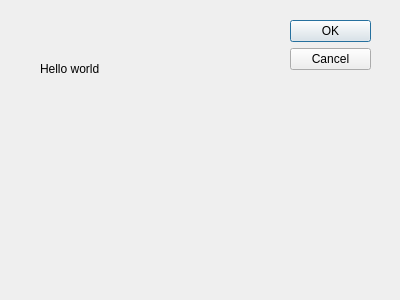
<?xml version="1.0" encoding="UTF-8"?>
<ui version="4.0">
 <class>Dialog</class>
 <widget class="QDialog" name="Dialog">
  <property name="geometry">
   <rect>
    <x>0</x>
    <y>0</y>
    <width>400</width>
    <height>300</height>
   </rect>
  </property>
  <property name="windowTitle">
   <string>Dialog</string>
  </property>
  <widget class="QDialogButtonBox" name="buttonBox">
   <property name="geometry">
    <rect>
     <x>290</x>
     <y>20</y>
     <width>81</width>
     <height>241</height>
    </rect>
   </property>
   <property name="orientation">
    <enum>Qt::Orientation::Vertical</enum>
   </property>
   <property name="standardButtons">
    <set>QDialogButtonBox::StandardButton::Cancel|QDialogButtonBox::StandardButton::Ok</set>
   </property>
  </widget>
  <widget class="QLabel" name="HiDialog">
   <property name="geometry">
    <rect>
     <x>40</x>
     <y>60</y>
     <width>63</width>
     <height>17</height>
    </rect>
   </property>
   <property name="text">
    <string>Hello world</string>
   </property>
  </widget>
 </widget>
 <resources/>
 <connections>
  <connection>
   <sender>buttonBox</sender>
   <signal>accepted()</signal>
   <receiver>Dialog</receiver>
   <slot>accept()</slot>
   <hints>
    <hint type="sourcelabel">
     <x>248</x>
     <y>254</y>
    </hint>
    <hint type="destinationlabel">
     <x>157</x>
     <y>274</y>
    </hint>
   </hints>
  </connection>
  <connection>
   <sender>buttonBox</sender>
   <signal>rejected()</signal>
   <receiver>Dialog</receiver>
   <slot>reject()</slot>
   <hints>
    <hint type="sourcelabel">
     <x>316</x>
     <y>260</y>
    </hint>
    <hint type="destinationlabel">
     <x>286</x>
     <y>274</y>
    </hint>
   </hints>
  </connection>
 </connections>
</ui>
